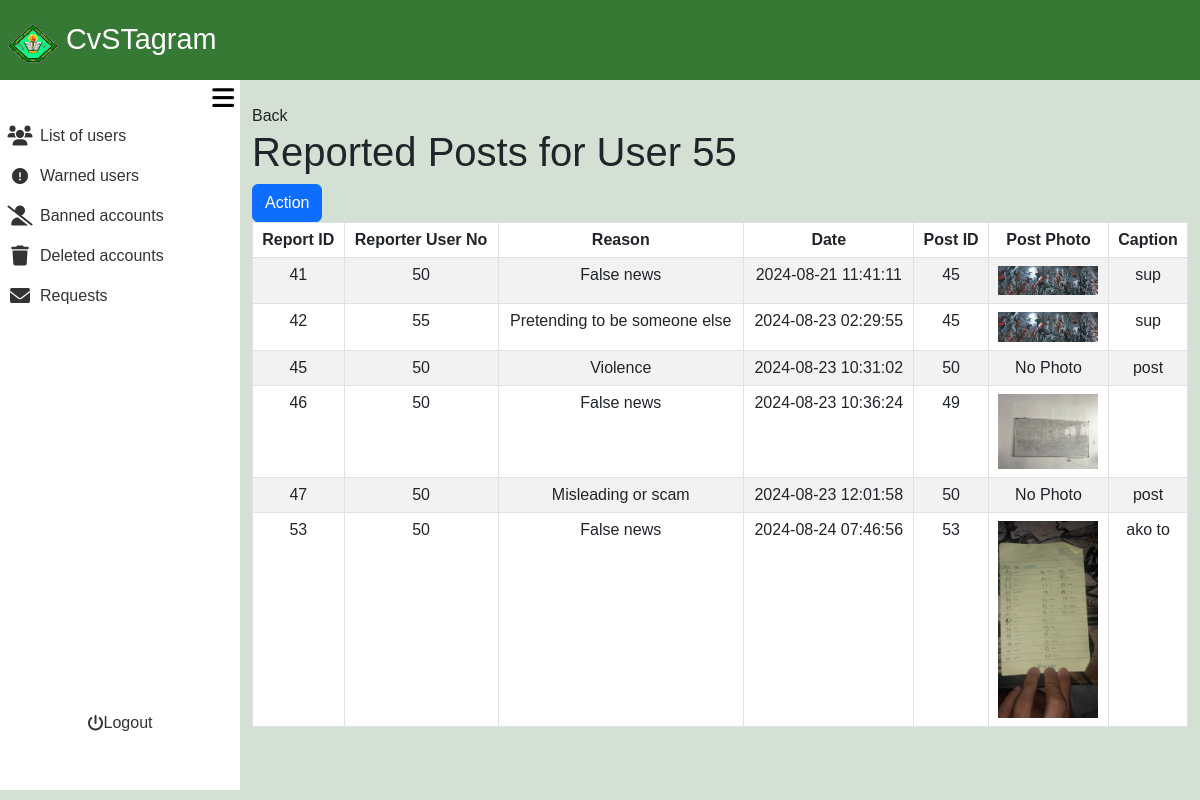
Before: /admin_area/review_post.php?user_no=55 (signed in) with the older database file.
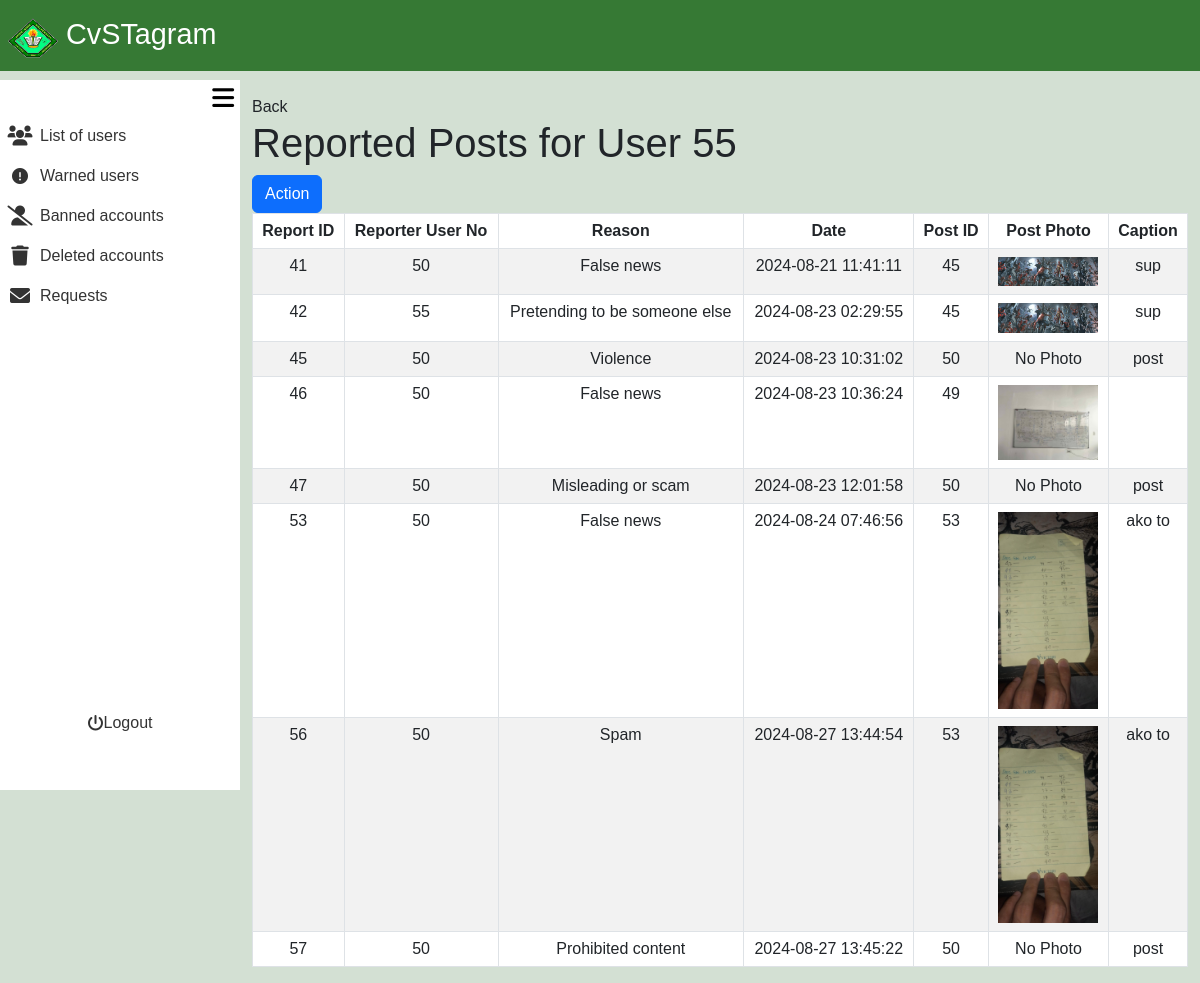
After: the same page with the newer database file.
### tables this page shows
CREATE TABLE `post_reports` (
  `report_id` int(11) NOT NULL,
  `post_id` int(11) NOT NULL,
  `user_no` int(11) NOT NULL,
  `reporter_user_no` int(11) NOT NULL,
  `report_reason` varchar(100) NOT NULL,
  `report_date` timestamp NOT NULL DEFAULT current_timestamp()
);

CREATE TABLE `posts` (
  `post_id` int(11) NOT NULL,
  `user_no` int(11) DEFAULT NULL,
  `relation` varchar(10) DEFAULT NULL,
  `services` varchar(10) DEFAULT NULL,
  `caption` text DEFAULT NULL,
  `postphoto` varchar(255) DEFAULT NULL,
  `timestamp` timestamp NOT NULL DEFAULT current_timestamp()
);

### admin_area/review_post.php (the view, shortened to what this page needs)
<?php
require_once '../include/connect.php';
require_once '../include/bootsrap.php';
?>
<!DOCTYPE html>
<html lang="en">
<head>
    <link rel="stylesheet" href="admin_dashbaord.css?v=<?php echo time(); ?>">
</head>
<body>
<div class="container-fluid screen">
    <div class="container-fluid nav">
        <nav class="navbar">
            <div class="container-fluid navtexticon">
                <a class="navbar-brand px-2" href="#">
                <img src="../images/Cavite_State_University_(CvSU).png" alt="Logo" width="50" height="40" class="d-inline-block align-text-top">
                CvSTagram
                </a>
            </div>
        </nav>
    </div>
    <div class="container-fluid contbody">
        <div class="container-fluid sidenav">
            <div class="container-fluid menubutton">
            <button onclick="toggleSidenav()"><i class="fa-solid fa-bars"></i></button>
            </div>
            <div class="container-fluid featurescont">
                <div class="container-fluid buttonlinkside">
                    <div class="row">
                        <div class="col">
                            <ul>
                                <li>
                                    <a href="list_of_users.php">
                                        <div class="container-fluid listofusers">
                                            <div class="container-fluid listusericon">
                                                 <i class="fa-solid fa-users fa-lg"></i>
                                            </div>
                                            <div class="container-fluid listofusersname">
                                                List of users
                                            </div>
                                        </div>
                                    </a>
                                </li>
                            </ul>
                        </div>
                    </div>
                    <div class="row">
                        <div class="col">
                            <ul>
                                <li>
                                    <a href="warned_user.php">
                                        <div class="container-fluid listofusers">
                                            <div class="container-fluid listusericon">
                                            <i class="fa-solid fa-circle-exclamation"></i>
                                            </div>
                                            <div class="container-fluid listofusersname">
                                                Warned users
                                            </div>
                                        </div>
                                    </a>
                                </li>
                            </ul>
                        </div>
                    </div>
                    <div class="row">
                        <div class="col">
                            <ul>
                                <li>
                                    <a href="banned_user.php">
                                        <div class="container-fluid Bannedaccounts">
                                            <div class="container-fluid Bannedaccountsicon">
                                            <i class="fa-solid fa-user-slash fa-lg"></i>
                                            </div>
                                            <div class="container-fluid Bannedaccountsname">
                                                Banned accounts
                                            </div>
                                        </div>
                                    </a>
                                </li>
                            </ul>
                        </div>
                    </div>
                    <div class="row">
                        <div class="col">
                                <ul>
                                    <li>
                                        <a href="">
                                            <div class="container-fluid Deletedaccounts">
                                                <div class="container-fluid Deletedaccountsicon">
                                                <i class="fa-solid fa-trash fa-lg"></i>
                                                </div>
                                                <div class="container-fluid Deletedaccountsname">
                                                    Deleted accounts
                                                </div>
                                            </div>
                                        </a>
                                    </li>
                                </ul>
                            </div>
                        </div>
                        <div class="row">
                            <div class="col">
                                <ul>
                                    <li>
                                        <a href="">
                                            <div class="container-fluid Deletedaccounts">
                                                <div class="container-fluid Deletedaccountsicon">
                                                <i class="fa-solid fa-envelope fa-lg"></i>
                                                </div>
                                                <div class="container-fluid Deletedaccountsname">
                                                        Requests
                                                </div>
                                            </div>
                                        </a>
                                    </li>
                                </ul>
                            </div>
                        </div>
                    </div>
                <div class="container-fluid logoutcont">
                        <div class="row">
                            <div class="col">
                                <ul>
                                    <li>
                                        <a href="">
                                            <div class="container-fluid Deletedaccounts" style="border-radius: 10px;">
                                                <div class="container-fluid Deletedaccountsicon">
                                                <i class="fa-solid fa-power-off"></i>
                                                </div>
                                                <div class="container-fluid Deletedaccountsname">
                                                    <a href="admin_logout.php">Logout</a>
                                                </div>
                                            </div>
                                        </a>
                                    </li>
                                </ul>
                            </div>
                        </div>
                </div>
            </div>
        </div>
        <div class="container-fluid content">
        <?php
$user_no = isset($_GET['user_no']) ? intval($_GET['user_no']) : 0;
$query = "SELECT
    pr.report_id,
    pr.reporter_user_no,
    pr.report_reason,
    pr.report_date,
    p.post_id,
    ur.user_no,
    ur.fname,
    ur.lname,
    p.postphoto,
    p.caption
FROM
    post_reports pr
JOIN
    posts p ON pr.post_id = p.post_id
JOIN
    user_registration ur ON pr.user_no = ur.user_no
WHERE
    ur.user_no = ?";
$stmt = $con->prepare($query);
$stmt->bind_param('i', $user_no);
$stmt->execute();
$reports = $stmt->get_result();
?>
    <div class="container mt-4">
        <a href="../admin_area/list_of_users.php">Back</a>
        <h1>Reported Posts for User <?php echo htmlspecialchars($user_no); ?></h1>
        <a href="admin_action.php?user_no=<?php echo htmlspecialchars($user_no); ?>"><button class="btn btn-primary">Action</button></a>
        <table class="table table-bordered table-striped">
            <thead>
                <tr>
                    <th scope="col">Report ID</th>
                    <th scope="col">Reporter User No</th>
                    <th scope="col">Reason</th>
                    <th scope="col">Date</th>
                    <th scope="col">Post ID</th>
                    <th scope="col">Post Photo</th>
                    <th scope="col">Caption</th>
                </tr>
            </thead>
            <tbody>
                <?php while ($report = $reports->fetch_assoc()): ?>
                    <tr>
                        <td><?php echo htmlspecialchars($report['report_id']); ?></td>
                        <td><?php echo htmlspecialchars($report['reporter_user_no']); ?></td>
                        <td><?php echo htmlspecialchars($report['report_reason']); ?></td>
                        <td><?php echo htmlspecialchars($report['report_date']); ?></td>
                        <td><?php echo htmlspecialchars($report['post_id']); ?></td>
                        <td>
                            <?php if ($report['postphoto']): ?>
                                <img src="../include/posts_images/<?php echo htmlspecialchars($report['postphoto']); ?>" alt="Post Photo" width="100">
                            <?php else: ?>
                                No Photo
                            <?php endif; ?>
                        </td>
                        <td><?php echo htmlspecialchars($report['caption']); ?></td>
                    </tr>
                <?php endwhile; ?>
            </tbody>
        </table>
    </div>
        </div>
    </div>
</div>
</body>
</html>

### include/bootsrap.php (shortened to what this page needs)
<link href="https://cdn.jsdelivr.net/npm/bootstrap@5.3.3/dist/css/bootstrap.min.css" rel="stylesheet">
<link href="https://cdn.jsdelivr.net/npm/bootstrap@5.3.0/dist/css/bootstrap.min.css" rel="stylesheet">
<link rel="stylesheet" href="https://cdn.jsdelivr.net/npm/bootstrap-icons@1.11.3/font/bootstrap-icons.min.css">
    <link rel="stylesheet" href="https://cdnjs.cloudflare.com/ajax/libs/font-awesome/6.0.0-beta3/css/all.min.css">
<link href="https://cdn.jsdelivr.net/npm/air-datepicker@3.5.3/air-datepicker.min.css" rel="stylesheet">

### admin_area/admin_dashbaord.css (style rules this page uses)
body { font-family: Arial, Helvetica, sans-serif; padding: 0; margin: 0; background-color: #D3E0D3; }
ul, li, a { text-decoration: none; list-style-type: none; color: inherit; padding: 0; }
.container-fluid { padding: 0; }
.screen { height: 100vh; width: 100%; display: flex; flex-direction: column; }
.nav { height: 10vh; width: 100%; padding: 0; background-color: #367934; }
.contbody { display: flex; flex: 1; }
.sidenav { position: fixed; top: 10vh; left: 0; height: calc(90vh - 10px); width: 20%; transition: width 0.3s; background-color: #fff; z-index: 1000; }
.navtexticon a { color: #fff; font-size: 1.8rem; }
.menubutton { height: 5%; width: 100%; display: flex; align-items: center; justify-content: flex-end; }
.menubutton button { border: none; background-color: transparent; font-size: 25px; }
.content { margin-left: 20%; width: 80%; transition: width 0.3s, margin-left 0.3s; min-height: 90%; height: auto; }
.featurescont { height: 90%; }
.buttonlinkside { height: 90%; }
.logoutcont { width: 100%; height: 10%; display: flex; align-items: center; justify-content: center; }
.Deletedaccountsname, .Bannedaccountsname, .listofusersname { height: 100%; width: 100%; display: flex; align-items: center; justify-content: flex-start; }
.Deletedaccounts, .Bannedaccounts, .listofusers { transition: background-color 0.3s ease; border-radius: 0 10px 10px 0; flex: 0 0 auto; padding: 0; height: 100%; display: flex; align-items: center; justify-content: flex-start; flex-direction: row; }
.Deletedaccountsicon, .Bannedaccountsicon, .listusericon { width: 20%; height: 100%; display: flex; align-items: center; justify-content: center; }
.Deletedaccounts, .Bannedaccounts, .listofusers { color: #333; }
.table th, .table td { text-align: center; }

Changed rows visible on the page:
added post_reports: report_id "56", reporter_user_no "50", report_reason "Spam", report_date "2024-08-27 13:44:54", post.post_id "53", post.postphoto (picture), post.caption "ako to"
added post_reports: report_id "57", reporter_user_no "50", report_reason "Prohibited content", report_date "2024-08-27 13:45:22", post.post_id "50", shows "No Photo", post.caption "post"
